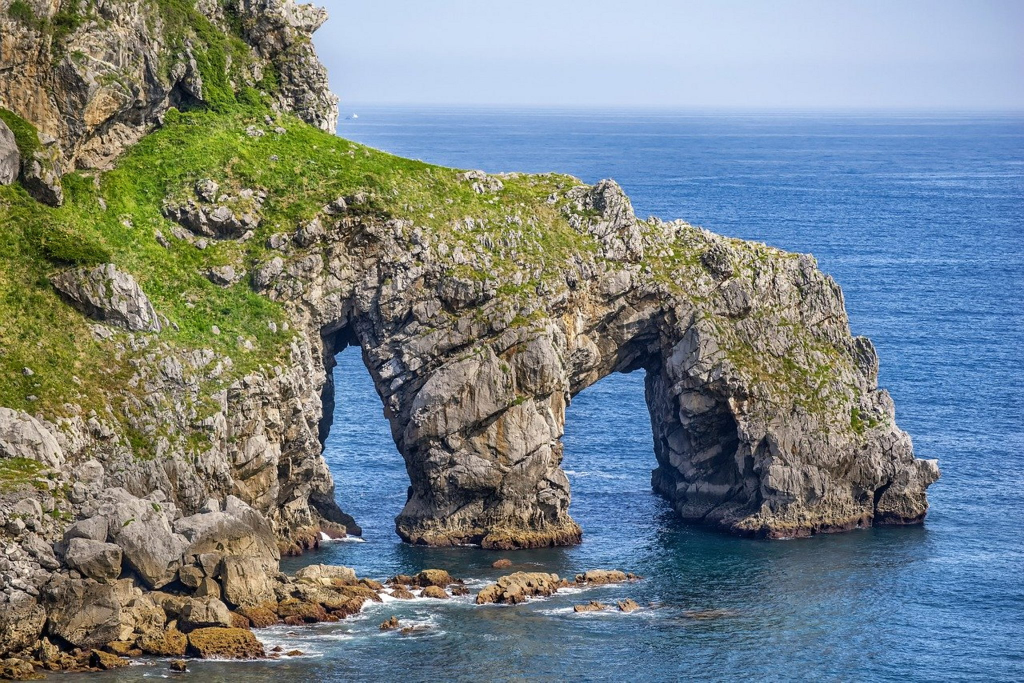
//> input picture granoGruesoParalelo/test2.jpg, 2048 x 1365 px (shown at 1/2 size)
$ ./granoGruesoParalelo   (built with g++ and OpenCV 4)
//> lines starting //> are read from the running program, lines starting //| are printed output that depends on the picture; after the words box and inside, x2 and y2 are one past the last pixel; in counts of white or black regions, pixels touching at a corner belong together
///////////////////////////////////////////////////////////////////////
// Dpto ATC. Universidad de Sevilla. http://www.atc.us.es
//    Ejemplo de aplicaci髇 con OpenCV y medida del tiempo de ejecuci髇
//    usando La biblioteca QueryPerfomanceTiming (hay dos versiones)
// (c)2020 Miguel Angel Rodriguez Jodar. D韆 57 de confinamiento.
//
//---------------------------------------------------------------------

#include <stdio.h>
#include <stdlib.h>
#include <math.h>
#include <time.h>
#include <omp.h>  // para el soporte OpenMP
#include "opencv2/core/core.hpp"
#include "opencv2/highgui/highgui.hpp"
#include "opencv2/imgproc/imgproc.hpp"
#include <iostream>
#include <fstream>
#include <vector>
#include <numeric>


using namespace cv;
using namespace std;

//--------------------------------------------------------
// Funciones de procesado de imagenes

Mat procesado1(Mat img);
Mat procesado2(Mat img);
Mat procesado3(Mat img);
Mat procesado4(Mat img);
//--------------------------------------------------------
// Funciones de procesado de tiempo
double crono;
vector<double > iterCrono;


int main(void)
{
	Mat src, dst1, dst2, dst3, dst4;
	String ventana_src = "Ventana imagen original";
	String ventana_dst1 = "Ventana imagen procesada 1";
	String ventana_dst2 = "Ventana imagen procesada 2";
	String ventana_dst3 = "Ventana imagen procesada 3";
	String ventana_dst4 = "Ventana imagen procesada 4";

	src = imread("test2.jpg", CV_LOAD_IMAGE_COLOR); // Read a JPG file
//> src is the input picture: 1365 rows x 2048 cols, CV_8UC3; mean B, G, R 133.3, 131, 119.6
	dst1 = src.clone();
	dst2 = src.clone();
	dst3 = src.clone();
	dst4 = src.clone();

	if (src.data == NULL)  // si no se pudo cargar ninguna imagen, mostrar un texto de error en ambas im醙enes
	{
		src = Mat(480, 640, CV_8UC3, cv::Scalar(255, 255, 255));  // imagen de 640x480, con fondo blanco
		cv::putText(src, "Error loading input image. Check if test.jpg is",
			cv::Point(0, 20),
			cv::FONT_HERSHEY_SIMPLEX,
			0.75,
			CV_RGB(0, 0, 0),
			2);
		cv::putText(src, "in the same directory as this executable file",
			cv::Point(0, 50),
			cv::FONT_HERSHEY_SIMPLEX,
			0.75,
			CV_RGB(0, 0, 0),
			2);
	}

	int nIt = 20;

	for (int i = 0; i < nIt; i++) {
		omp_set_num_threads(4);

		// Iniciamos el cron髆etro para cada iteraci髇
		crono = omp_get_wtime();

		// Procesado de imagenes
#pragma omp parallel sections default(none) shared(src, dst1, dst2, dst3, dst4)
		{
#pragma omp section
			{
				dst1 = procesado1(src);
			}
#pragma omp section
			{
				dst2 = procesado2(src);
			}
#pragma omp section
			{
				dst3 = procesado3(src);
			}
#pragma omp section
			{
				dst4 = procesado4(src);
			}
		}

		//guarda el tiempo de procesado en el vector iterCrono
		double  wtime = omp_get_wtime() - crono;
		iterCrono.push_back(wtime);

	}
//> this loop made 20 passes
//> pass 1, in procesado1, `cvtColor(res, res, CV_RGB2GRAY);`:
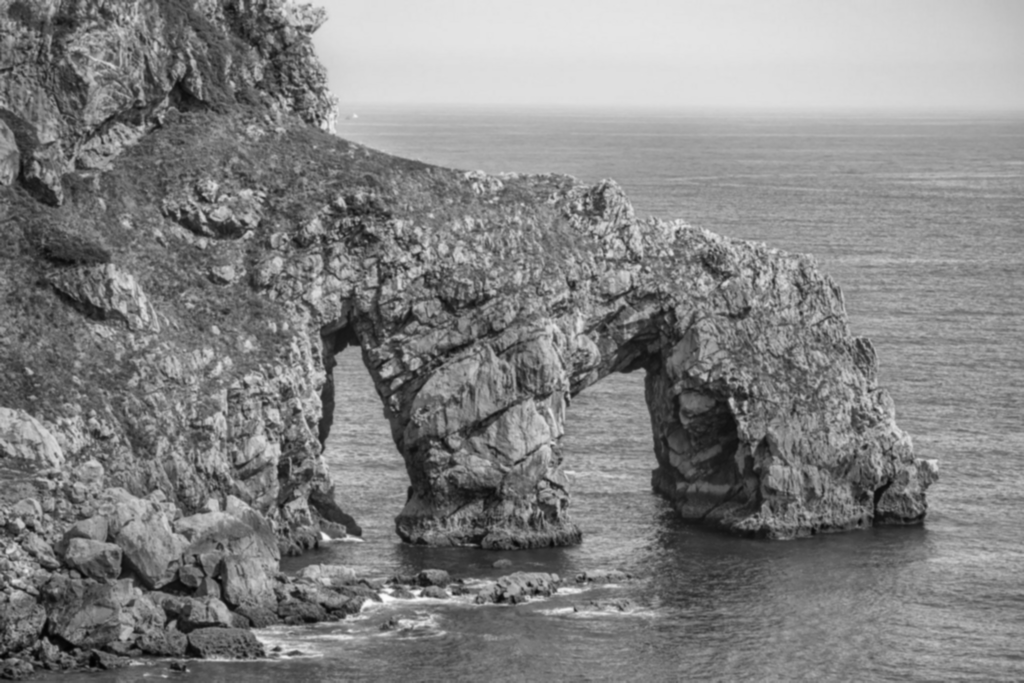
//> res: 1365 rows x 2048 cols, CV_8UC1 (shown at 1/2 size); min 1, max 253, mean 130.4
//> pass 1, in procesado1, `threshold(res, res, threshold_value, max_BINARY_value, threshold_type);`:
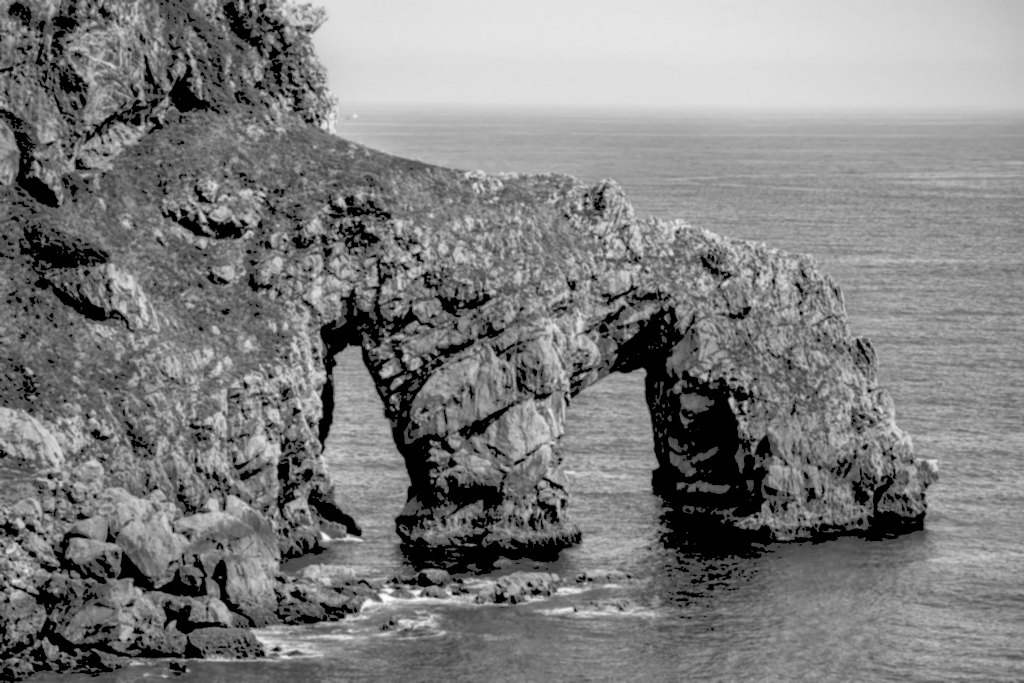
//> res: 1365 rows x 2048 cols, CV_8UC1 (shown at 1/2 size); 9.36% of pixels changed, all inside (x1, y1, x2, y2) = (0, 0, 1857, 1365)
//> pass 1, in procesado2, `equalizeHist(res, res);`:
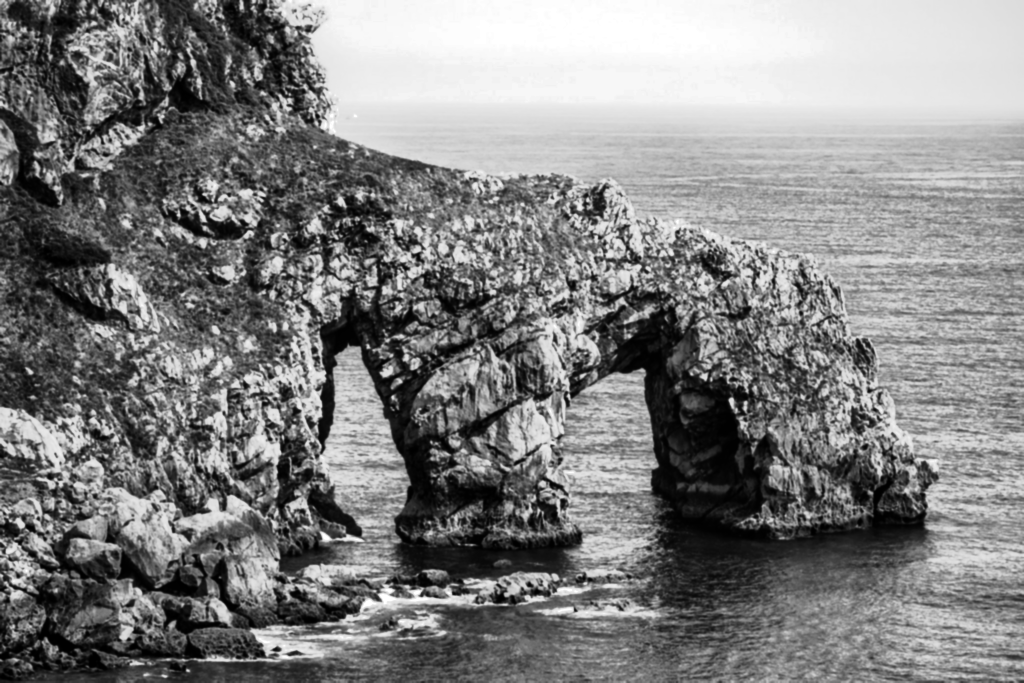
//> res: 1365 rows x 2048 cols, CV_8UC1 (shown at 1/2 size); min 0, max 255, mean 128.3
//> after the loop:
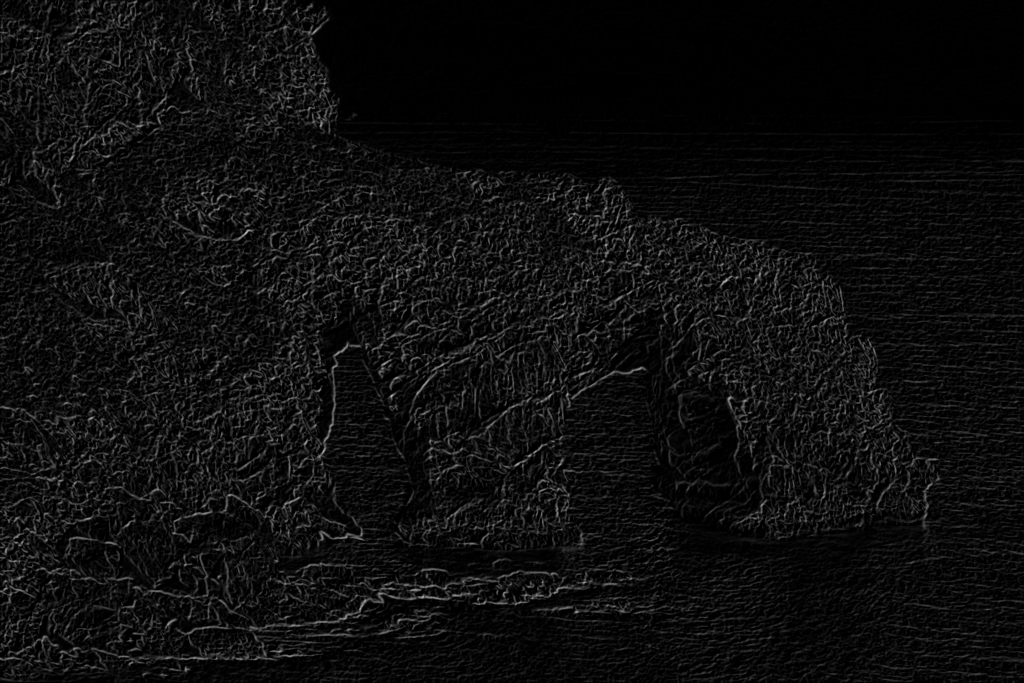
//> dst3: 1365 rows x 2048 cols, CV_8UC1 (shown at 1/2 size); min 0, max 202, mean 14.1
//> after the loop:
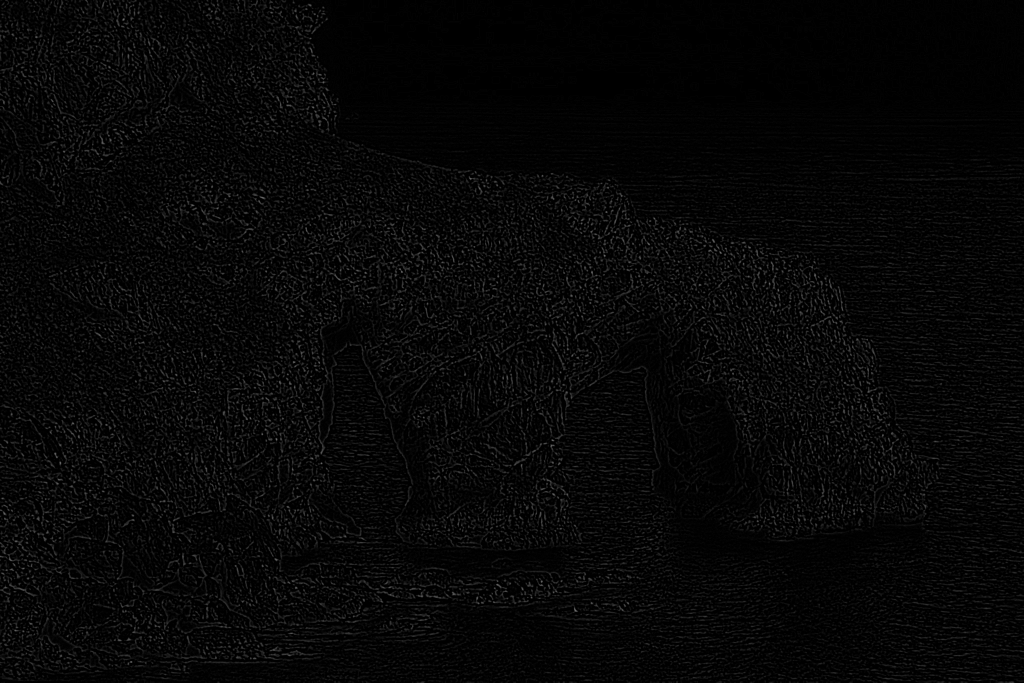
//> dst4: 1365 rows x 2048 cols, CV_8UC1 (shown at 1/2 size); min 0, max 120, mean 6.7


	auto n = iterCrono.size();
	float average = 0.0f;
	if (n != 0) {
		average = accumulate(iterCrono.begin(), iterCrono.end(), 0.0f) / n;
	}

	cout << "\nTiempo medio de ejecucion algoritmo paralelo:\n\n" + to_string(average) << std::endl;

	double best = *min_element(iterCrono.begin(), iterCrono.end());
	cout << "\nTiempo minimo de ejecucion algoritmo paralelo:\n\n" + to_string(best) << std::endl;


	printf("\nPress key to close output window...");

	namedWindow(ventana_src, WINDOW_AUTOSIZE); // Create a window for display.
	namedWindow(ventana_dst1, WINDOW_AUTOSIZE); // Create a window for display.
	namedWindow(ventana_dst2, WINDOW_AUTOSIZE);
	namedWindow(ventana_dst3, WINDOW_AUTOSIZE);
	namedWindow(ventana_dst4, WINDOW_AUTOSIZE);

	imshow(ventana_src, src);   // Mostrar imagen original
	imshow(ventana_dst1, dst1);   // Mostrar imagen procesada
	imshow(ventana_dst2, dst2);   // Mostrar imagen procesada
	imshow(ventana_dst3, dst3);   // Mostrar imagen procesada
	imshow(ventana_dst4, dst4);   // Mostrar imagen procesada


	waitKey(0); // Wait for any keystroke in the window

	destroyWindow(ventana_src); //destroy the created window
	destroyWindow(ventana_dst1); //destroy the created window
	destroyWindow(ventana_dst2); //destroy the created window
	destroyWindow(ventana_dst3); //destroy the created window
	destroyWindow(ventana_dst4); //destroy the created window

	return 0;
}


Mat procesado1(Mat img) {
	Mat res;
	int threshold_value = 63;
	int threshold_type = 3;
	int const max_BINARY_value = 255;
	GaussianBlur(img, res, Size(9, 9), 0);
	cvtColor(res, res, CV_RGB2GRAY);
	threshold(res, res, threshold_value, max_BINARY_value, threshold_type);
	return res;
}

Mat procesado2(Mat img) {
	Mat res;
	GaussianBlur(img, res, Size(9, 9), 0);
	cvtColor(res, res, CV_RGB2GRAY);
	equalizeHist(res, res);
	return res;
}

Mat procesado3(Mat img) {
	Mat res;
	Mat greyMat, colorMat;
	Mat grad_x, grad_y;
	Mat abs_grad_x, abs_grad_y;
	Mat src, src_gray;
	double scale = 1.0;
	double delta = 0.0;
	int ddepth = CV_8U; // CV_16S;

	GaussianBlur(img, res, Size(9, 9), 0);
	cvtColor(res, res, CV_RGB2GRAY);

	/// Gradient X
	Sobel(res, grad_x, ddepth, 1, 0, 3, scale, delta, BORDER_DEFAULT);
	/// Gradient Y
	Sobel(res, grad_y, ddepth, 0, 1, 3, scale, delta, BORDER_DEFAULT);
	/// Suma Gradient X Y
	convertScaleAbs(grad_x, abs_grad_x);
	convertScaleAbs(grad_y, abs_grad_y);
	addWeighted(abs_grad_x, 0.5, abs_grad_y, 0.5, 0, res);
	return res;
}

Mat procesado4(Mat img) {
	Mat res;
	int kernel_size = 3;
	double scale = 1.0;
	double delta = 0.0;
	int ddepth = CV_8U; // CV_16S;

	GaussianBlur(img, res, Size(9, 9), 0);
	cvtColor(res, res, CV_RGB2GRAY);
	Laplacian(res, res, ddepth, kernel_size, scale, delta, BORDER_DEFAULT);
	//convertScaleAbs(res, res);
	return res;

}
